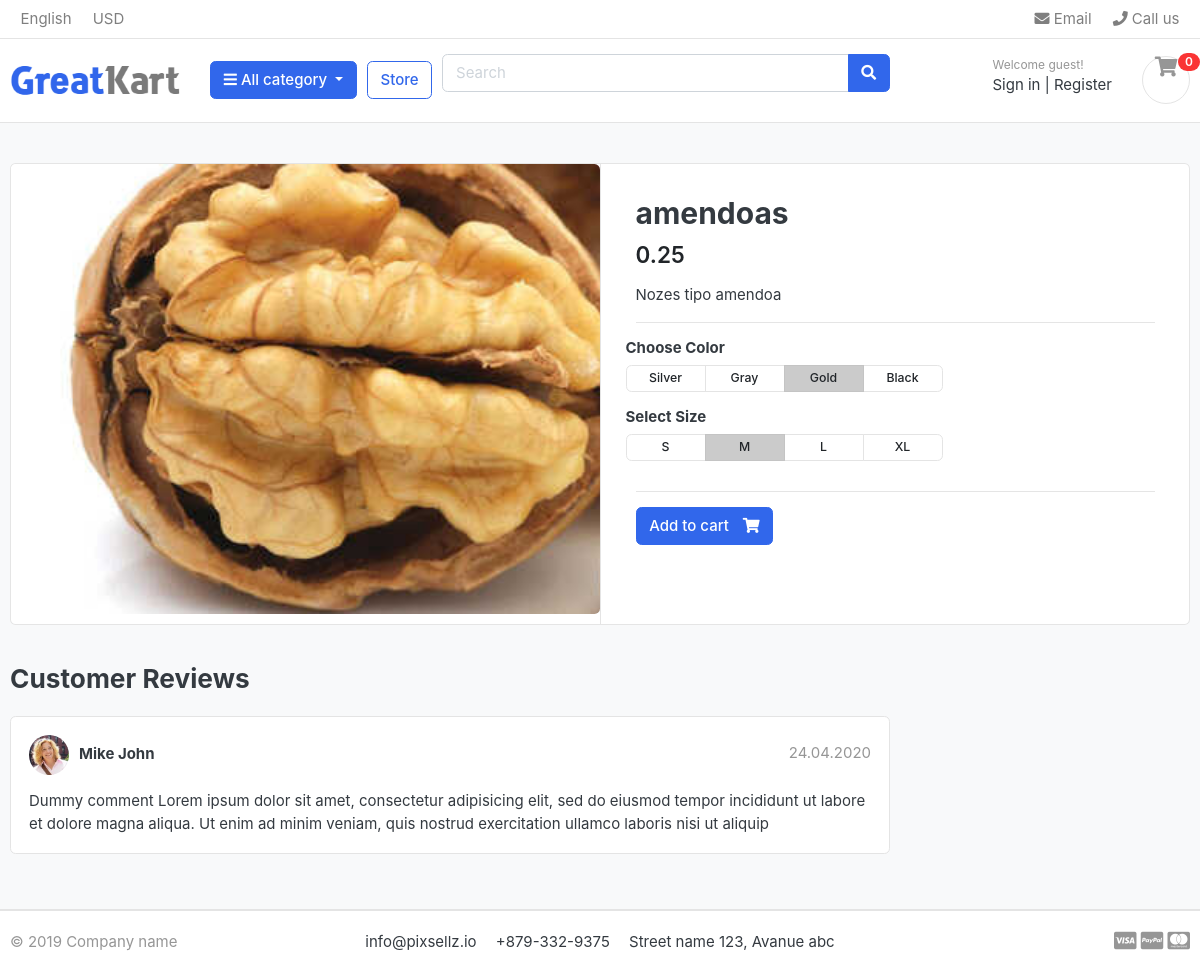
The page /produtos/nozes/amendoas/ on the database its author committed.
### produto/models.py (models this page shows, shortened)
class Produto(models.Model):
    categoria = models.ForeignKey(Categoria, on_delete=models.CASCADE)
    produto_nome = models.CharField(max_length=200, unique=True)
    descricao = models.CharField(max_length=300, unique=True)
    preco = models.DecimalField(decimal_places=2, max_digits=11)
    estoque = models.IntegerField()
    imagem = models.ImageField(upload_to="fotos/produtos")
    slug = AutoSlugField(populate_from='produto_nome', editable=True, unique=True, always_update=True)
    esta_disponivel = models.BooleanField(default=True)
    criado_em = models.DateTimeField(auto_now_add=True)
    modificado_em = models.DateTimeField(auto_now=True)

### produto/views.py (the view)
def detalharProduto(request, categoria_slug, produto_slug):
    produto = Produto.objects.get(slug = produto_slug
                                    , categoria__slug = categoria_slug)
    contexto= {
        'prod' : produto
    }
    return render(request, 'loja/produto_detalhe.html', contexto)

### carrinho/processador_de_contexto.py (called while the page is built)
def contador(request):
    contador = 0
    try:
        car = Carrinho.objects.filter(car_id = _getCarId(request))
        car_items = CarItem.objects.all().filter(car = car[:1])
        for car_item in car_items:
            contador += car_item.quantidade
    except Carrinho.DoesNotExist:
        contador = 0
    return dict(contador = contador)

### carrinho/views.py (called while the page is built)
def _getCarId(request):
    car = request.session.session_key
    if not car:
        car = request.session.create()
    return car

### categoria/models.py (called while the page is built)
    def get_url(self):
        return reverse('produtos_por_categoria', args=[self.slug])

### categoria/processador_contexto.py (called while the page is built)
def categoria_display(request):
    display = Categoria.objects.all()
    return dict(cats = display)

### templates/loja/produto_detalhe.html
{% extends "base.html" %}
{% block content %}
<body>
<section class="section-content padding-y bg">
<div class="container">
<div class="card">
	<div class="row no-gutters">
		<aside class="col-md-6">
<article class="gallery-wrap">
	<div class="img-big-wrap">
	   <a href="#"><img src="{{   prod.imagem.url }}"></a>
	</div>
</article>
		</aside>
		<main class="col-md-6 border-left">
<article class="content-body">
<h2 class="title">{{ prod.produto_nome}}</h2>
<div class="mb-3">
	<var class="price h4">{{  prod.preco }}</var>
</div>
<p>{{ prod.descricao }}</p>
<hr>
	<div class="row">
		<div class="item-option-select">
			<h6>Choose Color</h6>
			<div class="btn-group btn-group-sm btn-group-toggle" data-toggle="buttons">
			  <label class="btn btn-light">
			    <input type="radio" name="radio_color"> Silver
			  </label>
			  <label class="btn btn-light">
			    <input type="radio" name="radio_color" > Gray
			  </label>
			  <label class="btn btn-light active">
			    <input type="radio" name="radio_color checked"> Gold
			  </label>
			  <label class="btn btn-light">
			    <input type="radio" name="radio_color"> Black
			  </label>
			</div>
		</div>
	</div>
	<div class="row">
		<div class="item-option-select">
			<h6>Select Size</h6>
			<div class="btn-group btn-group-sm btn-group-toggle" data-toggle="buttons">
			  <label class="btn btn-light">
			    <input type="radio" name="radio_color"> S
			  </label>
			  <label class="btn btn-light active">
			    <input type="radio" name="radio_color" checked> M
			  </label>
			  <label class="btn btn-light">
			    <input type="radio" name="radio_color"> L
			  </label>
			  <label class="btn btn-light">
			    <input type="radio" name="radio_color"> XL
			  </label>
			</div>
		</div>
	</div>
	<hr>
    {% if prod.estoque <= 0 %}
        <h5 class="text-danger">
            Produto Indisponivel
        </h5>
    {% else %}
		<a href="{% url 'adicionarItemCarrinho' prod.id %}" class="btn  btn-primary"> <span class="text">Add to cart</span> <i class="fas fa-shopping-cart"></i>  </a>
    {% endif %}
</article>
		</main>
	</div>
</div>
<br>
<div class="row">
			<div class="col-md-9">
	<header class="section-heading">
		<h3>Customer Reviews </h3>
	</header>
	<article class="box mb-3">
		<div class="icontext w-100">
			<img src="./images/avatars/avatar1.jpg" class="img-xs icon rounded-circle">
			<div class="text">
				<span class="date text-muted float-md-right">24.04.2020 </span>
				<h6 class="mb-1">Mike John </h6>
			</div>
		</div>
		<div class="mt-3">
			<p>
				Dummy comment Lorem ipsum dolor sit amet, consectetur adipisicing elit, sed do eiusmod
				tempor incididunt ut labore et dolore magna aliqua. Ut enim ad minim veniam,
				quis nostrud exercitation ullamco laboris nisi ut aliquip
			</p>
		</div>
	</article>
	</div>
</div>
</div>
</section>
</body>
</html>
{% endblock %}

### lojaVirtual/static/css/ui.css (style rules this page uses)
html { font-family: "Inter", sans-serif; font-size: 15px; }
.content-body { flex: 1 1 auto; padding: 2rem 2.3rem; }
.img-xs, .img-sm, .img-md, .img-lg { -o-object-fit: cover; object-fit: cover; flex-shrink: 0; flex-grow: 0; }
.img-xs { width: 40px; height: 40px; }
.padding-y { padding-top: 40px; padding-bottom: 40px; }
var { font-style: normal; }
article:after, .form-group:after { display: block; clear: both; content: ""; }
.bg { background-color: #f8f9fa; }
.section-heading { margin-bottom: 20px; margin-top: 15px; }
p:last-child { margin-bottom: 0; }
.btn-light { background-color: #fff; border-color: #e4e4e4; }
.btn .text + i { margin-left: 10px; }
.icontext { display: inline-flex; align-items: center; vertical-align: middle; }
.icontext .text { width: 100%; line-height: 1.2; }
.icontext .icon { position: relative; margin-right: 10px; flex-shrink: 0; flex-grow: 0; }
.price { font-weight: 600; color: #212529; }
.box { padding: 18px; background: #fff; border-radius: 0.37rem; border: 1px solid #e4e4e4; }
.box img { max-width: 100%; }
.gallery-wrap .img-big-wrap { margin-bottom: 10px; border-radius: 0.37rem; overflow: hidden; background-color: #fff; }
.gallery-wrap .img-big-wrap a { text-align: center; display: block; }
.gallery-wrap .img-big-wrap img { height: 450px; width: auto; display: inline-block; }
.item-option-select { margin-bottom: 1rem; display: inline-block; margin-right: 15px; }
.item-option-select .btn { min-width: 80px; }

### rows shown on the page
Produto: imagem (picture), produto_nome "amendoas", preco "0.25", descricao "Nozes tipo amendoa"

### other values the page prints
{{ contador }} "0"
